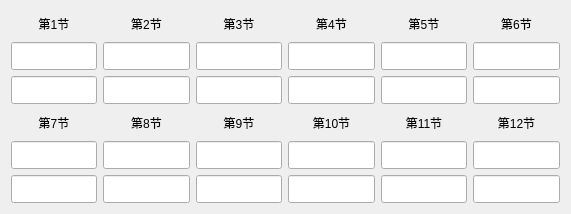
      <widget class="QWidget" name="layoutWidget">
       <property name="geometry">
        <rect>
         <x>50</x>
         <y>6</y>
         <width>571</width>
         <height>194</height>
        </rect>
       </property>
       <layout class="QGridLayout" name="gridLayout_6">
        <item row="0" column="0">
         <widget class="QLabel" name="label_157">
          <property name="minimumSize">
           <size>
            <width>0</width>
            <height>25</height>
           </size>
          </property>
          <property name="text">
           <string>第1节</string>
          </property>
          <property name="alignment">
           <set>Qt::AlignmentFlag::AlignCenter</set>
          </property>
         </widget>
        </item>
        <item row="0" column="1">
         <widget class="QLabel" name="label_160">
          <property name="minimumSize">
           <size>
            <width>0</width>
            <height>25</height>
           </size>
          </property>
          <property name="text">
           <string>第2节</string>
          </property>
          <property name="alignment">
           <set>Qt::AlignmentFlag::AlignCenter</set>
          </property>
         </widget>
        </item>
        <item row="0" column="2">
         <widget class="QLabel" name="label_166">
          <property name="minimumSize">
           <size>
            <width>0</width>
            <height>25</height>
           </size>
          </property>
          <property name="text">
           <string>第3节</string>
          </property>
          <property name="alignment">
           <set>Qt::AlignmentFlag::AlignCenter</set>
          </property>
         </widget>
        </item>
        <item row="0" column="3">
         <widget class="QLabel" name="label_154">
          <property name="minimumSize">
           <size>
            <width>0</width>
            <height>25</height>
           </size>
          </property>
          <property name="text">
           <string>第4节</string>
          </property>
          <property name="alignment">
           <set>Qt::AlignmentFlag::AlignCenter</set>
          </property>
         </widget>
        </item>
        <item row="0" column="4">
         <widget class="QLabel" name="label_161">
          <property name="minimumSize">
           <size>
            <width>0</width>
            <height>25</height>
           </size>
          </property>
          <property name="text">
           <string>第5节</string>
          </property>
          <property name="alignment">
           <set>Qt::AlignmentFlag::AlignCenter</set>
          </property>
         </widget>
        </item>
        <item row="0" column="5">
         <widget class="QLabel" name="label_162">
          <property name="minimumSize">
           <size>
            <width>0</width>
            <height>25</height>
           </size>
          </property>
          <property name="text">
           <string>第6节</string>
          </property>
          <property name="alignment">
           <set>Qt::AlignmentFlag::AlignCenter</set>
          </property>
         </widget>
        </item>
        <item row="1" column="0">
         <widget class="QLineEdit" name="Cur_Hor_Ang_Bias1">
          <property name="minimumSize">
           <size>
            <width>0</width>
            <height>28</height>
           </size>
          </property>
          <property name="text">
           <string/>
          </property>
          <property name="maxLength">
           <number>10</number>
          </property>
          <property name="alignment">
           <set>Qt::AlignmentFlag::AlignCenter</set>
          </property>
          <property name="readOnly">
           <bool>true</bool>
          </property>
         </widget>
        </item>
        <item row="1" column="1">
         <widget class="QLineEdit" name="Cur_Hor_Ang_Bias2">
          <property name="minimumSize">
           <size>
            <width>0</width>
            <height>28</height>
           </size>
          </property>
          <property name="text">
           <string/>
          </property>
          <property name="maxLength">
           <number>10</number>
          </property>
          <property name="alignment">
           <set>Qt::AlignmentFlag::AlignCenter</set>
          </property>
          <property name="readOnly">
           <bool>true</bool>
          </property>
         </widget>
        </item>
        <item row="1" column="2">
         <widget class="QLineEdit" name="Cur_Hor_Ang_Bias3">
          <property name="minimumSize">
           <size>
            <width>0</width>
            <height>28</height>
           </size>
          </property>
          <property name="text">
           <string/>
          </property>
          <property name="maxLength">
           <number>10</number>
          </property>
          <property name="alignment">
           <set>Qt::AlignmentFlag::AlignCenter</set>
          </property>
          <property name="readOnly">
           <bool>true</bool>
          </property>
         </widget>
        </item>
        <item row="1" column="3">
         <widget class="QLineEdit" name="Cur_Hor_Ang_Bias4">
          <property name="minimumSize">
           <size>
            <width>0</width>
            <height>28</height>
           </size>
          </property>
          <property name="text">
           <string/>
          </property>
          <property name="maxLength">
           <number>10</number>
          </property>
          <property name="alignment">
           <set>Qt::AlignmentFlag::AlignCenter</set>
          </property>
          <property name="readOnly">
           <bool>true</bool>
          </property>
         </widget>
        </item>
        <item row="1" column="4">
         <widget class="QLineEdit" name="Cur_Hor_Ang_Bias5">
          <property name="minimumSize">
           <size>
            <width>0</width>
            <height>28</height>
           </size>
          </property>
          <property name="text">
           <string/>
          </property>
          <property name="maxLength">
           <number>10</number>
          </property>
          <property name="alignment">
           <set>Qt::AlignmentFlag::AlignCenter</set>
          </property>
          <property name="readOnly">
           <bool>true</bool>
          </property>
         </widget>
        </item>
        <item row="1" column="5">
         <widget class="QLineEdit" name="Cur_Hor_Ang_Bias6">
          <property name="minimumSize">
           <size>
            <width>0</width>
            <height>28</height>
           </size>
          </property>
          <property name="text">
           <string/>
          </property>
          <property name="maxLength">
           <number>10</number>
          </property>
          <property name="alignment">
           <set>Qt::AlignmentFlag::AlignCenter</set>
          </property>
          <property name="readOnly">
           <bool>true</bool>
          </property>
         </widget>
        </item>
        <item row="2" column="0">
         <widget class="QLineEdit" name="New_Hor_Ang_Bias1">
          <property name="minimumSize">
           <size>
            <width>0</width>
            <height>28</height>
           </size>
          </property>
          <property name="text">
           <string/>
          </property>
          <property name="maxLength">
           <number>10</number>
          </property>
          <property name="alignment">
           <set>Qt::AlignmentFlag::AlignCenter</set>
          </property>
          <property name="readOnly">
           <bool>false</bool>
          </property>
         </widget>
        </item>
        <item row="2" column="1">
         <widget class="QLineEdit" name="New_Hor_Ang_Bias2">
          <property name="minimumSize">
           <size>
            <width>0</width>
            <height>28</height>
           </size>
          </property>
          <property name="text">
           <string/>
          </property>
          <property name="maxLength">
           <number>10</number>
          </property>
          <property name="alignment">
           <set>Qt::AlignmentFlag::AlignCenter</set>
          </property>
          <property name="readOnly">
           <bool>false</bool>
          </property>
         </widget>
        </item>
        <item row="2" column="2">
         <widget class="QLineEdit" name="New_Hor_Ang_Bias3">
          <property name="minimumSize">
           <size>
            <width>0</width>
            <height>28</height>
           </size>
          </property>
          <property name="text">
           <string/>
          </property>
          <property name="maxLength">
           <number>10</number>
          </property>
          <property name="alignment">
           <set>Qt::AlignmentFlag::AlignCenter</set>
          </property>
          <property name="readOnly">
           <bool>false</bool>
          </property>
         </widget>
        </item>
        <item row="2" column="3">
         <widget class="QLineEdit" name="New_Hor_Ang_Bias4">
          <property name="minimumSize">
           <size>
            <width>0</width>
            <height>28</height>
           </size>
          </property>
          <property name="text">
           <string/>
          </property>
          <property name="maxLength">
           <number>10</number>
          </property>
          <property name="alignment">
           <set>Qt::AlignmentFlag::AlignCenter</set>
          </property>
          <property name="readOnly">
           <bool>false</bool>
          </property>
         </widget>
        </item>
        <item row="2" column="4">
         <widget class="QLineEdit" name="New_Hor_Ang_Bias5">
          <property name="minimumSize">
           <size>
            <width>0</width>
            <height>28</height>
           </size>
          </property>
          <property name="text">
           <string/>
          </property>
          <property name="maxLength">
           <number>10</number>
          </property>
          <property name="alignment">
           <set>Qt::AlignmentFlag::AlignCenter</set>
          </property>
          <property name="readOnly">
           <bool>false</bool>
          </property>
         </widget>
        </item>
        <item row="2" column="5">
         <widget class="QLineEdit" name="New_Hor_Ang_Bias6">
          <property name="minimumSize">
           <size>
            <width>0</width>
            <height>28</height>
           </size>
          </property>
          <property name="text">
           <string/>
          </property>
          <property name="maxLength">
           <number>10</number>
          </property>
          <property name="alignment">
           <set>Qt::AlignmentFlag::AlignCenter</set>
          </property>
          <property name="readOnly">
           <bool>false</bool>
          </property>
         </widget>
        </item>
        <item row="3" column="0">
         <widget class="QLabel" name="label_158">
          <property name="minimumSize">
           <size>
            <width>0</width>
            <height>25</height>
           </size>
          </property>
          <property name="text">
           <string>第7节</string>
          </property>
          <property name="alignment">
           <set>Qt::AlignmentFlag::AlignCenter</set>
          </property>
         </widget>
        </item>
        <item row="3" column="1">
         <widget class="QLabel" name="label_151">
          <property name="minimumSize">
           <size>
            <width>0</width>
            <height>25</height>
           </size>
          </property>
          <property name="text">
           <string>第8节</string>
          </property>
          <property name="alignment">
           <set>Qt::AlignmentFlag::AlignCenter</set>
          </property>
         </widget>
        </item>
        <item row="3" column="2">
         <widget class="QLabel" name="label_165">
          <property name="minimumSize">
           <size>
            <width>0</width>
            <height>25</height>
           </size>
          </property>
          <property name="text">
           <string>第9节</string>
          </property>
          <property name="alignment">
           <set>Qt::AlignmentFlag::AlignCenter</set>
          </property>
         </widget>
        </item>
        <item row="3" column="3">
         <widget class="QLabel" name="label_155">
          <property name="minimumSize">
           <size>
            <width>0</width>
            <height>25</height>
           </size>
          </property>
          <property name="text">
           <string>第10节</string>
          </property>
          <property name="alignment">
           <set>Qt::AlignmentFlag::AlignCenter</set>
          </property>
         </widget>
        </item>
        <item row="3" column="4">
         <widget class="QLabel" name="label_163">
          <property name="minimumSize">
           <size>
            <width>0</width>
            <height>25</height>
           </size>
          </property>
          <property name="text">
           <string>第11节</string>
          </property>
          <property name="alignment">
           <set>Qt::AlignmentFlag::AlignCenter</set>
          </property>
         </widget>
        </item>
        <item row="3" column="5">
         <widget class="QLabel" name="label_153">
          <property name="minimumSize">
           <size>
            <width>0</width>
            <height>25</height>
           </size>
          </property>
          <property name="text">
           <string>第12节</string>
          </property>
          <property name="alignment">
           <set>Qt::AlignmentFlag::AlignCenter</set>
          </property>
         </widget>
        </item>
        <item row="4" column="0">
         <widget class="QLineEdit" name="Cur_Hor_Ang_Bias7">
          <property name="minimumSize">
           <size>
            <width>0</width>
            <height>28</height>
           </size>
          </property>
          <property name="text">
           <string/>
          </property>
          <property name="maxLength">
           <number>10</number>
          </property>
          <property name="alignment">
           <set>Qt::AlignmentFlag::AlignCenter</set>
          </property>
          <property name="readOnly">
           <bool>true</bool>
          </property>
         </widget>
        </item>
        <item row="4" column="1">
         <widget class="QLineEdit" name="Cur_Hor_Ang_Bias8">
          <property name="minimumSize">
           <size>
            <width>0</width>
            <height>28</height>
           </size>
          </property>
          <property name="text">
           <string/>
          </property>
          <property name="maxLength">
           <number>10</number>
          </property>
          <property name="alignment">
           <set>Qt::AlignmentFlag::AlignCenter</set>
          </property>
          <property name="readOnly">
           <bool>true</bool>
          </property>
         </widget>
        </item>
        <item row="4" column="2">
         <widget class="QLineEdit" name="Cur_Hor_Ang_Bias9">
          <property name="minimumSize">
           <size>
            <width>0</width>
            <height>28</height>
           </size>
          </property>
          <property name="text">
           <string/>
          </property>
          <property name="maxLength">
           <number>10</number>
          </property>
          <property name="alignment">
           <set>Qt::AlignmentFlag::AlignCenter</set>
          </property>
          <property name="readOnly">
           <bool>true</bool>
          </property>
         </widget>
        </item>
        <item row="4" column="3">
         <widget class="QLineEdit" name="Cur_Hor_Ang_Bias10">
          <property name="minimumSize">
           <size>
            <width>0</width>
            <height>28</height>
           </size>
          </property>
          <property name="text">
           <string/>
          </property>
          <property name="maxLength">
           <number>10</number>
          </property>
          <property name="alignment">
           <set>Qt::AlignmentFlag::AlignCenter</set>
          </property>
          <property name="readOnly">
           <bool>true</bool>
          </property>
         </widget>
        </item>
        <item row="4" column="4">
         <widget class="QLineEdit" name="Cur_Hor_Ang_Bias11">
          <property name="minimumSize">
           <size>
            <width>0</width>
            <height>28</height>
           </size>
          </property>
          <property name="text">
           <string/>
          </property>
          <property name="maxLength">
           <number>10</number>
          </property>
          <property name="alignment">
           <set>Qt::AlignmentFlag::AlignCenter</set>
          </property>
          <property name="readOnly">
           <bool>true</bool>
          </property>
         </widget>
        </item>
        <item row="4" column="5">
         <widget class="QLineEdit" name="Cur_Hor_Ang_Bias12">
          <property name="minimumSize">
           <size>
            <width>0</width>
            <height>28</height>
           </size>
          </property>
          <property name="text">
           <string/>
          </property>
          <property name="maxLength">
           <number>10</number>
          </property>
          <property name="alignment">
           <set>Qt::AlignmentFlag::AlignCenter</set>
          </property>
          <property name="readOnly">
           <bool>true</bool>
          </property>
         </widget>
        </item>
        <item row="5" column="0">
         <widget class="QLineEdit" name="New_Hor_Ang_Bias7">
          <property name="minimumSize">
           <size>
            <width>0</width>
            <height>28</height>
           </size>
          </property>
          <property name="text">
           <string/>
          </property>
          <property name="maxLength">
           <number>10</number>
          </property>
          <property name="alignment">
           <set>Qt::AlignmentFlag::AlignCenter</set>
          </property>
          <property name="readOnly">
           <bool>false</bool>
          </property>
         </widget>
        </item>
        <item row="5" column="1">
         <widget class="QLineEdit" name="New_Hor_Ang_Bias8">
          <property name="minimumSize">
           <size>
            <width>0</width>
            <height>28</height>
           </size>
          </property>
          <property name="text">
           <string/>
          </property>
          <property name="maxLength">
           <number>10</number>
          </property>
          <property name="alignment">
           <set>Qt::AlignmentFlag::AlignCenter</set>
          </property>
          <property name="readOnly">
           <bool>false</bool>
          </property>
         </widget>
        </item>
        <item row="5" column="2">
         <widget class="QLineEdit" name="New_Hor_Ang_Bias9">
          <property name="minimumSize">
           <size>
            <width>0</width>
            <height>28</height>
           </size>
          </property>
          <property name="text">
           <string/>
          </property>
          <property name="maxLength">
           <number>10</number>
          </property>
          <property name="alignment">
           <set>Qt::AlignmentFlag::AlignCenter</set>
          </property>
          <property name="readOnly">
           <bool>false</bool>
          </property>
         </widget>
        </item>
        <item row="5" column="3">
         <widget class="QLineEdit" name="New_Hor_Ang_Bias10">
          <property name="minimumSize">
           <size>
            <width>0</width>
            <height>28</height>
           </size>
          </property>
          <property name="text">
           <string/>
          </property>
          <property name="maxLength">
           <number>10</number>
          </property>
          <property name="alignment">
           <set>Qt::AlignmentFlag::AlignCenter</set>
          </property>
          <property name="readOnly">
           <bool>false</bool>
          </property>
         </widget>
        </item>
        <item row="5" column="4">
         <widget class="QLineEdit" name="New_Hor_Ang_Bias11">
          <property name="minimumSize">
           <size>
            <width>0</width>
            <height>28</height>
           </size>
          </property>
          <property name="text">
           <string/>
          </property>
          <property name="maxLength">
           <number>10</number>
          </property>
          <property name="alignment">
           <set>Qt::AlignmentFlag::AlignCenter</set>
          </property>
          <property name="readOnly">
           <bool>false</bool>
          </property>
         </widget>
        </item>
        <item row="5" column="5">
         <widget class="QLineEdit" name="New_Hor_Ang_Bias12">
          <property name="minimumSize">
           <size>
            <width>0</width>
            <height>28</height>
           </size>
          </property>
          <property name="text">
           <string/>
          </property>
          <property name="maxLength">
           <number>10</number>
          </property>
          <property name="alignment">
           <set>Qt::AlignmentFlag::AlignCenter</set>
          </property>
          <property name="readOnly">
           <bool>false</bool>
          </property>
         </widget>
        </item>
       </layout>
      </widget>
